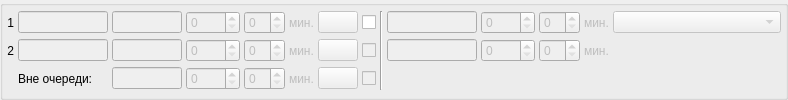
        <widget class="QGroupBox" name="grbWeekPlan2">
         <property name="title">
          <string/>
         </property>
         <layout class="QGridLayout" name="gridLayout_4">
          <property name="margin">
           <number>4</number>
          </property>
          <property name="spacing">
           <number>4</number>
          </property>
          <item row="0" column="2">
           <widget class="QLineEdit" name="edtAmbOffice4">
            <property name="enabled">
             <bool>false</bool>
            </property>
            <property name="sizePolicy">
             <sizepolicy hsizetype="Minimum" vsizetype="Fixed">
              <horstretch>0</horstretch>
              <verstretch>0</verstretch>
             </sizepolicy>
            </property>
            <property name="maximumSize">
             <size>
              <width>70</width>
              <height>16777215</height>
             </size>
            </property>
            <property name="maxLength">
             <number>8</number>
            </property>
           </widget>
          </item>
          <item row="0" column="8">
           <widget class="CTimeRangeEdit" name="edtHomeTimeRange4">
            <property name="enabled">
             <bool>false</bool>
            </property>
            <property name="sizePolicy">
             <sizepolicy hsizetype="Minimum" vsizetype="Fixed">
              <horstretch>0</horstretch>
              <verstretch>0</verstretch>
             </sizepolicy>
            </property>
            <property name="maximumSize">
             <size>
              <width>90</width>
              <height>16777215</height>
             </size>
            </property>
            <property name="maxLength">
             <number>13</number>
            </property>
           </widget>
          </item>
          <item row="0" column="0">
           <widget class="QLabel" name="label_7">
            <property name="text">
             <string>1</string>
            </property>
            <property name="alignment">
             <set>Qt::AlignRight|Qt::AlignTrailing|Qt::AlignVCenter</set>
            </property>
           </widget>
          </item>
          <item row="0" column="1">
           <widget class="CTimeRangeEdit" name="edtAmbTimeRange4">
            <property name="enabled">
             <bool>false</bool>
            </property>
            <property name="sizePolicy">
             <sizepolicy hsizetype="Minimum" vsizetype="Fixed">
              <horstretch>0</horstretch>
              <verstretch>0</verstretch>
             </sizepolicy>
            </property>
            <property name="maximumSize">
             <size>
              <width>90</width>
              <height>16777215</height>
             </size>
            </property>
            <property name="maxLength">
             <number>13</number>
            </property>
           </widget>
          </item>
          <item row="0" column="3">
           <widget class="QSpinBox" name="edtAmbPlan4">
            <property name="enabled">
             <bool>false</bool>
            </property>
            <property name="maximum">
             <number>9999</number>
            </property>
           </widget>
          </item>
          <item row="1" column="1">
           <widget class="CTimeRangeEdit" name="edtAmbTimeRange42">
            <property name="enabled">
             <bool>false</bool>
            </property>
            <property name="sizePolicy">
             <sizepolicy hsizetype="Minimum" vsizetype="Fixed">
              <horstretch>0</horstretch>
              <verstretch>0</verstretch>
             </sizepolicy>
            </property>
            <property name="maximumSize">
             <size>
              <width>90</width>
              <height>16777215</height>
             </size>
            </property>
            <property name="maxLength">
             <number>13</number>
            </property>
           </widget>
          </item>
          <item row="0" column="11">
           <widget class="CRBComboBox" name="cmbReasonOfAbsence4">
            <property name="enabled">
             <bool>false</bool>
            </property>
            <property name="sizePolicy">
             <sizepolicy hsizetype="Expanding" vsizetype="Fixed">
              <horstretch>0</horstretch>
              <verstretch>0</verstretch>
             </sizepolicy>
            </property>
           </widget>
          </item>
          <item row="1" column="0">
           <widget class="QLabel" name="label_8">
            <property name="text">
             <string>2</string>
            </property>
            <property name="alignment">
             <set>Qt::AlignRight|Qt::AlignTrailing|Qt::AlignVCenter</set>
            </property>
           </widget>
          </item>
          <item row="1" column="2">
           <widget class="QLineEdit" name="edtAmbOffice42">
            <property name="enabled">
             <bool>false</bool>
            </property>
            <property name="sizePolicy">
             <sizepolicy hsizetype="Minimum" vsizetype="Fixed">
              <horstretch>0</horstretch>
              <verstretch>0</verstretch>
             </sizepolicy>
            </property>
            <property name="maximumSize">
             <size>
              <width>70</width>
              <height>16777215</height>
             </size>
            </property>
            <property name="maxLength">
             <number>8</number>
            </property>
           </widget>
          </item>
          <item row="0" column="9">
           <widget class="QSpinBox" name="edtHomePlan4">
            <property name="enabled">
             <bool>false</bool>
            </property>
            <property name="maximum">
             <number>9999</number>
            </property>
           </widget>
          </item>
          <item row="1" column="8">
           <widget class="CTimeRangeEdit" name="edtHomeTimeRange42">
            <property name="enabled">
             <bool>false</bool>
            </property>
            <property name="sizePolicy">
             <sizepolicy hsizetype="Minimum" vsizetype="Fixed">
              <horstretch>0</horstretch>
              <verstretch>0</verstretch>
             </sizepolicy>
            </property>
            <property name="maximumSize">
             <size>
              <width>90</width>
              <height>16777215</height>
             </size>
            </property>
            <property name="maxLength">
             <number>13</number>
            </property>
           </widget>
          </item>
          <item row="1" column="3">
           <widget class="QSpinBox" name="edtAmbPlan42">
            <property name="enabled">
             <bool>false</bool>
            </property>
            <property name="maximum">
             <number>9999</number>
            </property>
           </widget>
          </item>
          <item row="1" column="11">
           <spacer name="horizontalSpacer_5">
            <property name="orientation">
             <enum>Qt::Horizontal</enum>
            </property>
            <property name="sizeHint" stdset="0">
             <size>
              <width>168</width>
              <height>20</height>
             </size>
            </property>
           </spacer>
          </item>
          <item row="1" column="9">
           <widget class="QSpinBox" name="edtHomePlan42">
            <property name="enabled">
             <bool>false</bool>
            </property>
            <property name="maximum">
             <number>9999</number>
            </property>
           </widget>
          </item>
          <item row="2" column="1">
           <widget class="QLabel" name="label_17">
            <property name="text">
             <string>Вне очереди:</string>
            </property>
           </widget>
          </item>
          <item row="2" column="2">
           <widget class="QLineEdit" name="edtAmbInterOffice4">
            <property name="enabled">
             <bool>false</bool>
            </property>
            <property name="sizePolicy">
             <sizepolicy hsizetype="Minimum" vsizetype="Fixed">
              <horstretch>0</horstretch>
              <verstretch>0</verstretch>
             </sizepolicy>
            </property>
            <property name="maximumSize">
             <size>
              <width>70</width>
              <height>16777215</height>
             </size>
            </property>
            <property name="maxLength">
             <number>8</number>
            </property>
           </widget>
          </item>
          <item row="2" column="3">
           <widget class="QSpinBox" name="edtAmbInterPlan4">
            <property name="enabled">
             <bool>false</bool>
            </property>
            <property name="maximum">
             <number>9999</number>
            </property>
           </widget>
          </item>
          <item row="0" column="5">
           <widget class="CColorPicker" name="btnAmbColor4">
            <property name="enabled">
             <bool>false</bool>
            </property>
            <property name="text">
             <string/>
            </property>
           </widget>
          </item>
          <item row="1" column="5">
           <widget class="CColorPicker" name="btnAmbColor42">
            <property name="enabled">
             <bool>false</bool>
            </property>
            <property name="text">
             <string/>
            </property>
           </widget>
          </item>
          <item row="2" column="5">
           <widget class="CColorPicker" name="btnAmbInterColor4">
            <property name="enabled">
             <bool>false</bool>
            </property>
            <property name="text">
             <string/>
            </property>
           </widget>
          </item>
          <item row="1" column="4">
           <layout class="QHBoxLayout" name="horizontalLayout_8">
            <item>
             <widget class="QSpinBox" name="edtAmbInterval42">
              <property name="enabled">
               <bool>false</bool>
              </property>
              <property name="minimum">
               <number>0</number>
              </property>
              <property name="value">
               <number>0</number>
              </property>
             </widget>
            </item>
            <item>
             <widget class="QLabel" name="lblAmbInterval42">
              <property name="enabled">
               <bool>false</bool>
              </property>
              <property name="text">
               <string>мин.</string>
              </property>
             </widget>
            </item>
           </layout>
          </item>
          <item row="0" column="4">
           <layout class="QHBoxLayout" name="horizontalLayout_17">
            <item>
             <widget class="QSpinBox" name="edtAmbInterval4">
              <property name="enabled">
               <bool>false</bool>
              </property>
              <property name="minimum">
               <number>0</number>
              </property>
              <property name="value">
               <number>0</number>
              </property>
             </widget>
            </item>
            <item>
             <widget class="QLabel" name="lblAmbInterval4">
              <property name="enabled">
               <bool>false</bool>
              </property>
              <property name="text">
               <string>мин.</string>
              </property>
             </widget>
            </item>
           </layout>
          </item>
          <item row="2" column="4">
           <layout class="QHBoxLayout" name="horizontalLayout_9">
            <item>
             <widget class="QSpinBox" name="edtAmbInterInterval4">
              <property name="enabled">
               <bool>false</bool>
              </property>
              <property name="minimum">
               <number>0</number>
              </property>
              <property name="value">
               <number>0</number>
              </property>
             </widget>
            </item>
            <item>
             <widget class="QLabel" name="lblAmbInterInterval4">
              <property name="enabled">
               <bool>false</bool>
              </property>
              <property name="text">
               <string>мин.</string>
              </property>
             </widget>
            </item>
           </layout>
          </item>
          <item row="1" column="10">
           <layout class="QHBoxLayout" name="horizontalLayout_28">
            <item>
             <widget class="QSpinBox" name="edtHomeInterval42">
              <property name="enabled">
               <bool>false</bool>
              </property>
             </widget>
            </item>
            <item>
             <widget class="QLabel" name="lblHomeInterval42">
              <property name="enabled">
               <bool>false</bool>
              </property>
              <property name="text">
               <string>мин.</string>
              </property>
             </widget>
            </item>
           </layout>
          </item>
          <item row="0" column="10">
           <layout class="QHBoxLayout" name="horizontalLayout_29">
            <item>
             <widget class="QSpinBox" name="edtHomeInterval4">
              <property name="enabled">
               <bool>false</bool>
              </property>
             </widget>
            </item>
            <item>
             <widget class="QLabel" name="lblHomeInterval4">
              <property name="enabled">
               <bool>false</bool>
              </property>
              <property name="text">
               <string>мин.</string>
              </property>
             </widget>
            </item>
           </layout>
          </item>
          <item row="1" column="6">
           <widget class="QCheckBox" name="chkNotExternalSystem42">
            <property name="enabled">
             <bool>false</bool>
            </property>
            <property name="toolTip">
             <string>&lt;html&gt;&lt;head/&gt;&lt;body&gt;&lt;p&gt;Данный период недоступен для использования через внешние системы&lt;/p&gt;&lt;/body&gt;&lt;/html&gt;</string>
            </property>
            <property name="text">
             <string/>
            </property>
           </widget>
          </item>
          <item row="0" column="6">
           <widget class="QCheckBox" name="chkNotExternalSystem4">
            <property name="toolTip">
             <string>&lt;html&gt;&lt;head/&gt;&lt;body&gt;&lt;p&gt;Данный период недоступен для использования через внешние системы&lt;/p&gt;&lt;/body&gt;&lt;/html&gt;</string>
            </property>
            <property name="text">
             <string/>
            </property>
           </widget>
          </item>
          <item row="0" column="7" rowspan="3">
           <widget class="Line" name="line_4">
            <property name="orientation">
             <enum>Qt::Vertical</enum>
            </property>
           </widget>
          </item>
          <item row="2" column="6">
           <widget class="QCheckBox" name="chkInterNotExternalSystem4">
            <property name="enabled">
             <bool>false</bool>
            </property>
            <property name="text">
             <string/>
            </property>
           </widget>
          </item>
         </layout>
        </widget>
